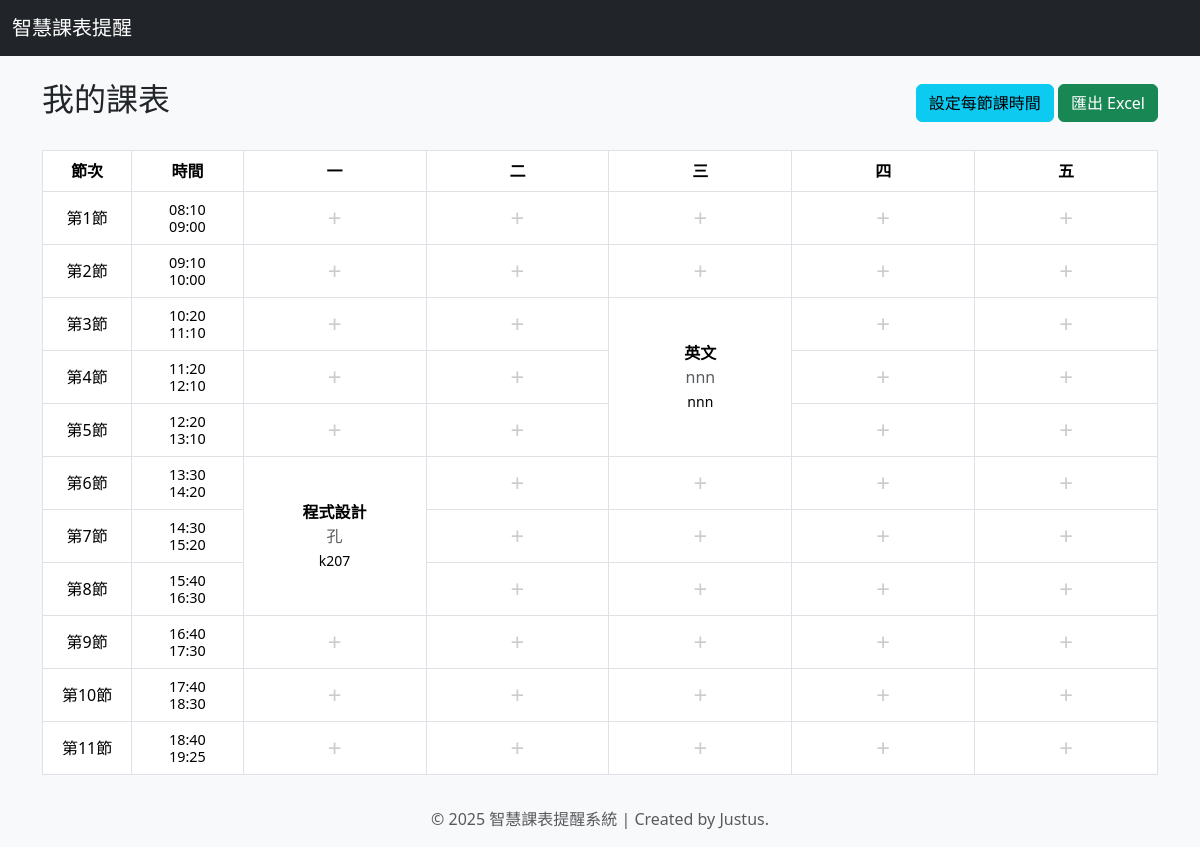
The page / on the database its author committed.
### app.py (models this page shows)
class TimeSlot(db.Model):
    id = db.Column(db.Integer, primary_key=True)
    start_time = db.Column(db.Time, nullable=False)
    end_time = db.Column(db.Time, nullable=False)

class Course(db.Model):
    id = db.Column(db.Integer, primary_key=True)
    name = db.Column(db.String(100), nullable=False)
    teacher = db.Column(db.String(100))
    location = db.Column(db.String(100))
    day_of_week = db.Column(db.Integer, nullable=False)
    items_to_bring = db.Column(db.Text)
    start_slot_id = db.Column(db.Integer, db.ForeignKey('time_slot.id'), nullable=False)
    end_slot_id = db.Column(db.Integer, db.ForeignKey('time_slot.id'), nullable=False)
    start_slot = db.relationship('TimeSlot', foreign_keys=[start_slot_id])
    end_slot = db.relationship('TimeSlot', foreign_keys=[end_slot_id])

### app.py (the view)
@app.route('/')
def index():
    time_slots = TimeSlot.query.order_by(TimeSlot.id).all()
    if not time_slots:
        return redirect(url_for('edit_time_slots'))
    all_courses = Course.query.all()
    schedule = {(c.day_of_week, c.start_slot_id): c for c in all_courses}
    cells_to_skip = set()
    for course in all_courses:
        if course.start_slot_id != course.end_slot_id:
            for slot_id in range(course.start_slot_id + 1, course.end_slot_id + 1):
                cells_to_skip.add((course.day_of_week, slot_id))
    today_weekday = datetime.today().weekday()
    today_courses = [c for c in all_courses if c.day_of_week == today_weekday]
    today_courses.sort(key=lambda x: x.start_slot.start_time)
    displayed_days = get_display_days()
    return render_template('index.html', time_slots=time_slots, schedule=schedule, cells_to_skip=cells_to_skip,
                           today_courses=today_courses, displayed_days=displayed_days)

### app.py (called while the page is built)
def get_display_days():
    show_saturday = Setting.query.get('show_saturday').value == '1'
    show_sunday = Setting.query.get('show_sunday').value == '1'
    all_days = [("一", 0), ("二", 1), ("三", 2), ("四", 3), ("五", 4), ("六", 5), ("日", 6)]
    displayed_days = all_days[:5]
    if show_saturday:
        displayed_days.append(all_days[5])
    if show_sunday:
        displayed_days.append(all_days[6])
    return displayed_days

### templates/index.html (shortened to what this page needs)
{% extends 'base.html' %}
{% block content %}
<div class="d-flex justify-content-between align-items-center mb-4">
    <h1 class="h2">我的課表</h1>
    <div>
        <a href="{{ url_for('edit_time_slots') }}" class="btn btn-info">設定每節課時間</a>
        <a href="{{ url_for('export_excel') }}" class="btn btn-success">匯出 Excel</a>
    </div>
</div>
<div class="table-responsive">
    <table class="table table-bordered text-center timetable" id="timetable">
        <thead>
            <tr>
                <th style="width: 8%;">節次</th>
                <th style="width: 10%;">時間</th>
                {% for day_name, day_index in displayed_days %}
                    <th>{{ day_name }}</th>
                {% endfor %}
            </tr>
        </thead>
        <tbody>
            {% for slot in time_slots %}
            <tr>
                <td>第{{ slot.id }}節</td>
                <td class="time-cell">{{ slot.start_time.strftime('%H:%M') }}<br>{{ slot.end_time.strftime('%H:%M') }}</td>
                {% for day_name, day_index in displayed_days %}
                    {% if (day_index, slot.id) not in cells_to_skip %}
                        {% set course = schedule.get((day_index, slot.id)) %}
                        <td class="course-cell"
                            data-day="{{ day_index }}"
                            data-slot="{{ slot.id }}"
                            rowspan="{{ (course.end_slot_id - course.start_slot_id + 1) if course else 1 }}">
                            {% if course %}
                                <strong>{{ course.name }}</strong><br>
                                <span class="text-muted">{{ course.teacher }}</span><br>
                                <small>{{ course.location }}</small>
                            {% else %}
                                <span class="text-light-gray">+</span>
                            {% endif %}
                        </td>
                    {% endif %}
                {% endfor %}
            </tr>
            {% endfor %}
        </tbody>
    </table>
</div>
{% endblock %}

### templates/base.html (shortened to what this page needs)
<!doctype html>
<html lang="zh-Hant">
<head>
    <link href="https://cdn.jsdelivr.net/npm/bootstrap@5.3.2/dist/css/bootstrap.min.css" rel="stylesheet">
</head>
<body>
    <nav class="navbar navbar-expand-lg navbar-dark bg-dark">
        <div class="container-fluid">
            <a class="navbar-brand" href="{{ url_for('index') }}">智慧課表提醒</a>
        </div>
    </nav>
    <main class="container mt-4">
        {% block content %}{% endblock %}
    </main>
    <footer class="footer mt-auto py-3 bg-light">
      <div class="container text-center">
        <span class="text-muted">© 2025 智慧課表提醒系統 | Created by Justus.</span>
      </div>
    </footer>
</body>
</html>

### templates/base.html (style rules this page uses)
body { background-color: #f8f9fa; }

### templates/index.html (style rules this page uses)
.timetable { table-layout: fixed; width: 100%; }
.timetable th, .timetable td { vertical-align: middle; min-height: 80px; user-select: none; word-wrap: break-word; }
.course-cell { cursor: pointer; transition: background-color 0.2s; }
.time-cell { font-size: 0.9em; line-height: 1.2; }
.text-light-gray { color: #ccc; font-size: 1.5em; }

### rows shown on the page
TimeSlot: id "1", start_time "08:10", end_time "09:00"
TimeSlot: id "2", start_time "09:10", end_time "10:00"
TimeSlot: id "3", start_time "10:20", end_time "11:10"
Course: name "英文", teacher "nnn", location "nnn"
TimeSlot: id "4", start_time "11:20", end_time "12:10"
TimeSlot: id "5", start_time "12:20", end_time "13:10"
TimeSlot: id "6", start_time "13:30", end_time "14:20"
Course: name "程式設計", teacher "孔", location "k207"
TimeSlot: id "7", start_time "14:30", end_time "15:20"
TimeSlot: id "8", start_time "15:40", end_time "16:30"
TimeSlot: id "9", start_time "16:40", end_time "17:30"
TimeSlot: id "10", start_time "17:40", end_time "18:30"
TimeSlot: id "11", start_time "18:40", end_time "19:25"

### other values the page prints
{{ day_name }} "一" "二" "三" "四" "五"
